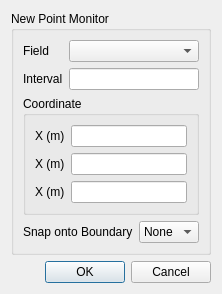
<?xml version="1.0" encoding="UTF-8"?>
<ui version="4.0">
 <class>PointDialog</class>
 <widget class="QDialog" name="PointDialog">
  <property name="geometry">
   <rect>
    <x>0</x>
    <y>0</y>
    <width>211</width>
    <height>282</height>
   </rect>
  </property>
  <property name="windowTitle">
   <string>Point Monitor</string>
  </property>
  <layout class="QVBoxLayout" name="verticalLayout_2">
   <item>
    <widget class="QGroupBox" name="groupBox">
     <property name="title">
      <string>New Point Monitor</string>
     </property>
     <layout class="QVBoxLayout" name="verticalLayout">
      <item>
       <widget class="QWidget" name="propeties" native="true">
        <layout class="QFormLayout" name="formLayout">
         <property name="leftMargin">
          <number>0</number>
         </property>
         <property name="topMargin">
          <number>0</number>
         </property>
         <property name="rightMargin">
          <number>0</number>
         </property>
         <property name="bottomMargin">
          <number>0</number>
         </property>
         <item row="0" column="0">
          <widget class="QLabel" name="label">
           <property name="text">
            <string>Field</string>
           </property>
          </widget>
         </item>
         <item row="0" column="1">
          <widget class="QComboBox" name="field"/>
         </item>
         <item row="1" column="0">
          <widget class="QLabel" name="label_2">
           <property name="text">
            <string>Interval</string>
           </property>
          </widget>
         </item>
         <item row="1" column="1">
          <widget class="QLineEdit" name="interval"/>
         </item>
        </layout>
       </widget>
      </item>
      <item>
       <widget class="QGroupBox" name="groupBox_2">
        <property name="title">
         <string>Coordinate</string>
        </property>
        <layout class="QFormLayout" name="formLayout_2">
         <item row="0" column="0">
          <widget class="QLabel" name="label_3">
           <property name="text">
            <string>X (m)</string>
           </property>
          </widget>
         </item>
         <item row="0" column="1">
          <widget class="QLineEdit" name="coordinateX"/>
         </item>
         <item row="1" column="0">
          <widget class="QLabel" name="label_4">
           <property name="text">
            <string>X (m)</string>
           </property>
          </widget>
         </item>
         <item row="1" column="1">
          <widget class="QLineEdit" name="coordinateY"/>
         </item>
         <item row="2" column="0">
          <widget class="QLabel" name="label_5">
           <property name="text">
            <string>X (m)</string>
           </property>
          </widget>
         </item>
         <item row="2" column="1">
          <widget class="QLineEdit" name="coordinateZ"/>
         </item>
        </layout>
       </widget>
      </item>
      <item>
       <widget class="QWidget" name="widget_2" native="true">
        <layout class="QFormLayout" name="formLayout_3">
         <property name="leftMargin">
          <number>0</number>
         </property>
         <property name="topMargin">
          <number>0</number>
         </property>
         <property name="rightMargin">
          <number>0</number>
         </property>
         <property name="bottomMargin">
          <number>0</number>
         </property>
         <item row="0" column="0">
          <widget class="QLabel" name="label_6">
           <property name="text">
            <string>Snap onto Boundary</string>
           </property>
          </widget>
         </item>
         <item row="0" column="1">
          <widget class="QComboBox" name="snapOntoBoundary">
           <item>
            <property name="text">
             <string>None</string>
            </property>
           </item>
          </widget>
         </item>
        </layout>
       </widget>
      </item>
     </layout>
    </widget>
   </item>
   <item>
    <widget class="QDialogButtonBox" name="buttonBox">
     <property name="orientation">
      <enum>Qt::Horizontal</enum>
     </property>
     <property name="standardButtons">
      <set>QDialogButtonBox::Cancel|QDialogButtonBox::Ok</set>
     </property>
    </widget>
   </item>
  </layout>
 </widget>
 <resources/>
 <connections>
  <connection>
   <sender>buttonBox</sender>
   <signal>accepted()</signal>
   <receiver>PointDialog</receiver>
   <slot>accept()</slot>
   <hints>
    <hint type="sourcelabel">
     <x>248</x>
     <y>254</y>
    </hint>
    <hint type="destinationlabel">
     <x>157</x>
     <y>274</y>
    </hint>
   </hints>
  </connection>
  <connection>
   <sender>buttonBox</sender>
   <signal>rejected()</signal>
   <receiver>PointDialog</receiver>
   <slot>reject()</slot>
   <hints>
    <hint type="sourcelabel">
     <x>316</x>
     <y>260</y>
    </hint>
    <hint type="destinationlabel">
     <x>286</x>
     <y>274</y>
    </hint>
   </hints>
  </connection>
 </connections>
</ui>
